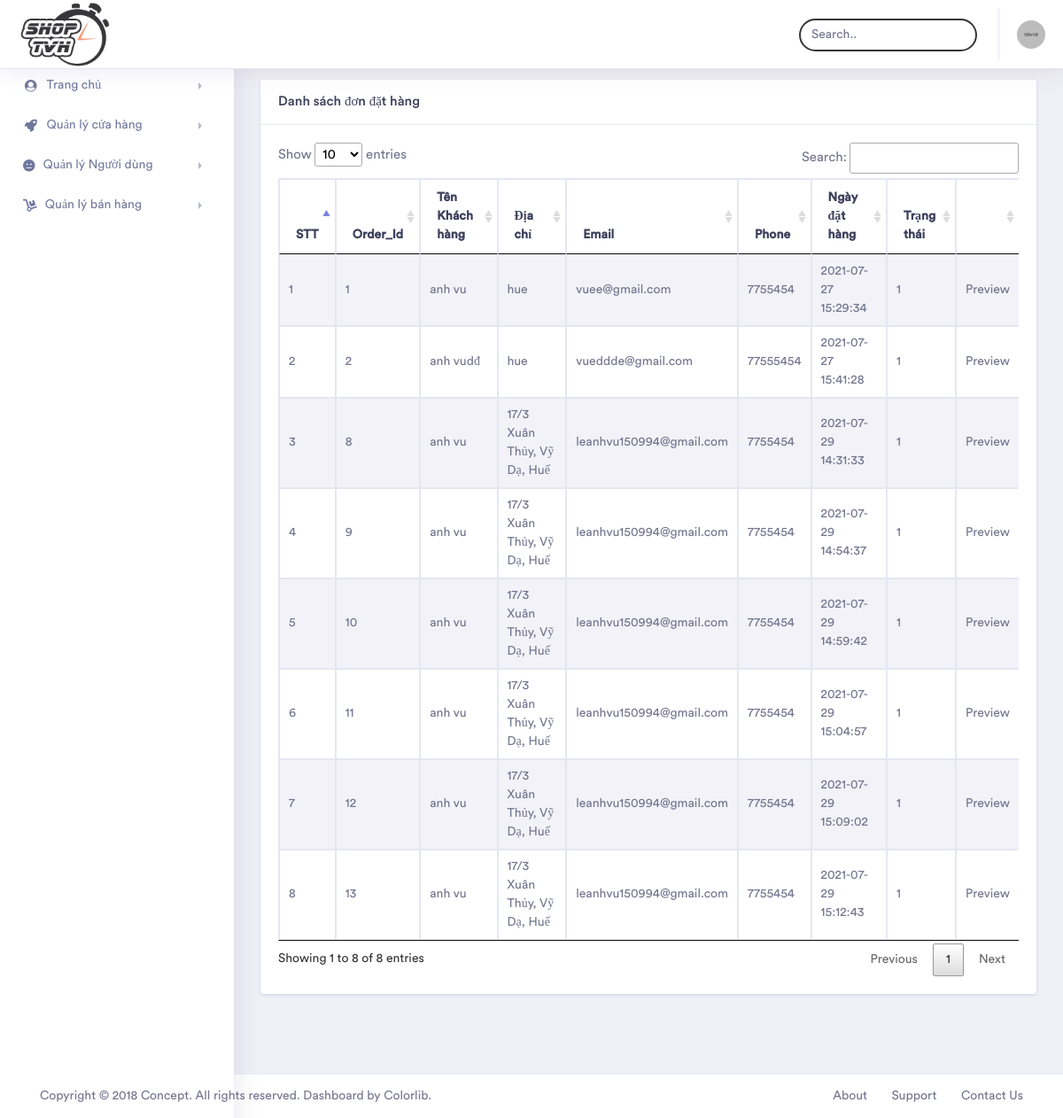
The app's page /admin/index.php?module=listorder (signed in), older data.
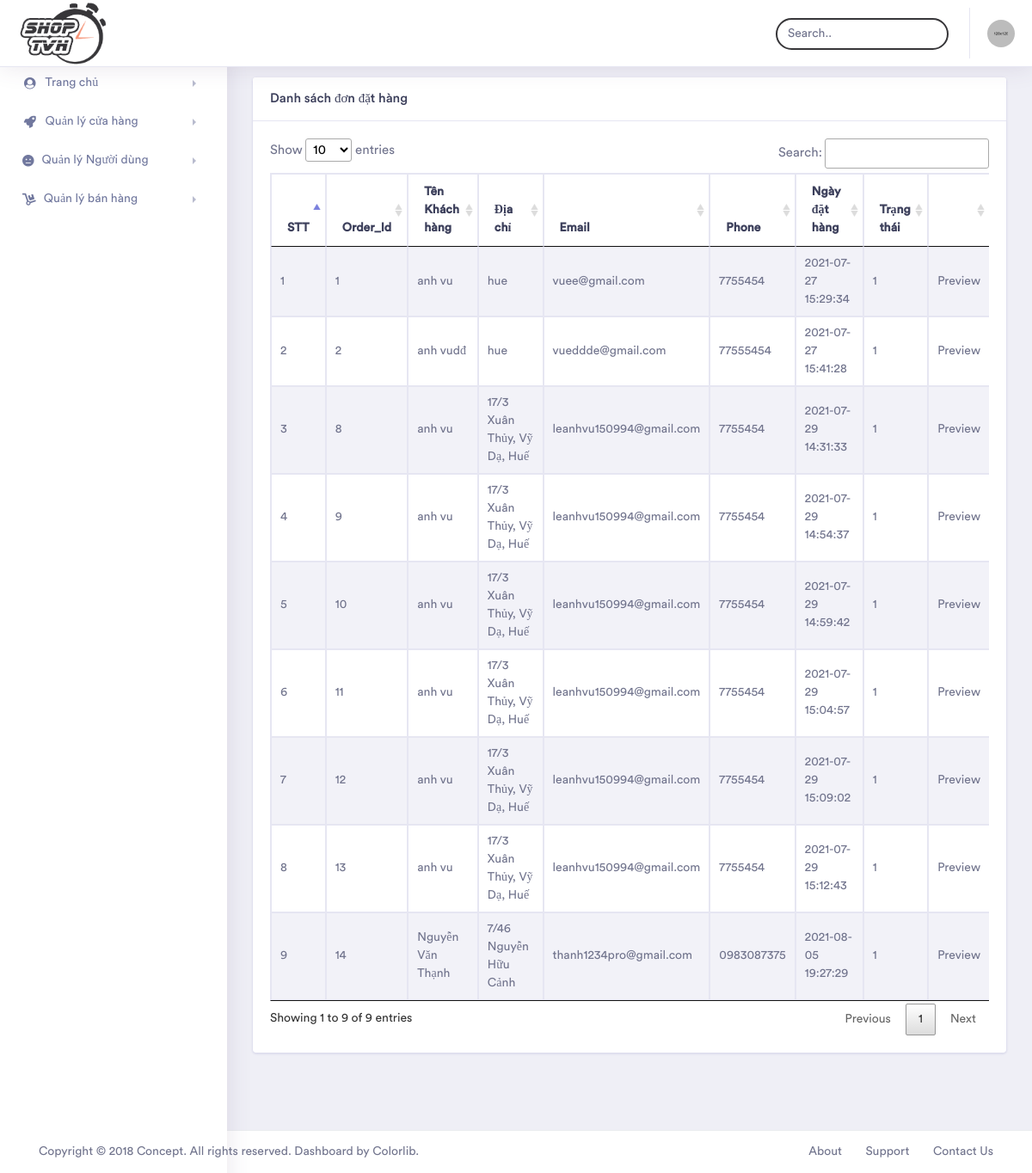
The same page, newer data.
### tables this page shows
CREATE TABLE `bill` (
  `OrderID` int(11) NOT NULL,
  `CustomerID` int(11) NOT NULL,
  `Fullname` varchar(50) NOT NULL,
  `Address` varchar(255) NOT NULL,
  `Phone` varchar(20) NOT NULL,
  `Email` varchar(255) NOT NULL,
  `Status` tinyint(1) NOT NULL,
  `DateCreate` datetime NOT NULL,
  `paymentID` int(11) NOT NULL
);

### admin/modules/listorder.php (the view)
<div class="container-fluid  dashboard-content">
    <div class="row">
        <div class="col-xl-12 col-lg-12 col-md-12 col-sm-12 col-12">
            <div class="card">
                <h5 class="card-header">Danh sách đơn đặt hàng</h5>
                <div class="card-body">
                    <div class="table-responsive">
                        <table id="table_id" class="table table-striped table-bordered first">
                            <thead>
                                <tr>
                                    <th>STT</th>
                                    <th>Order_Id</th>
                                    <th>Tên Khách hàng</th>
                                    <th>Địa chỉ</th>
                                    <th>Email</th>
                                    <th>Phone</th>
                                    <th>Ngày đặt hàng</th>
                                    <th>Trạng thái</th>
                                    <th></th>
                                </tr>
                            </thead>
                            <tbody>
                                <?php
                                $sqlSelect = "SELECT * FROM bill";
                                $result = mysqli_query($conn, $sqlSelect) or die("Lỗi truy vấn");
                                if (mysqli_num_rows($result) > 0) {
                                    $count = 0;
                                    while ($row = mysqli_fetch_assoc($result)) {
                                        $count++;
                                        ?>
                                        <tr>
                                            <td><?php echo $count ?></td>
                                            <td><?php echo $row["OrderID"]; ?></td>
                                            <td><?php echo $row["Fullname"]; ?></td>
                                            <td><?php echo $row["Address"] ?></td>
                                            <td><?php echo $row["Email"] ?></td>
                                            <td><?php echo $row["Phone"] ?></td>
                                            <td><?php echo $row["DateCreate"] ?></td>
                                            <td><?php echo $row["Status"]?></td>
                                            <td><a href="index.php?module=detailorder&id=<?php echo $row["OrderID"] ?>">Preview</a></td>
                                        </tr>
                                    <?php }
                                }
                                ?>
                            </tbody>
                        </table>
                    </div>
                </div>
            </div>
        </div>
    </div>
</div>

Row changes from the older to the newer data that the page shows:
added bill: OrderID "14", Fullname "Nguyễn Văn Thạnh", Address "7/46 Nguyễn Hữu Cảnh", Email "thanh1234pro@gmail.com", Phone "0983087375", DateCreate "2021-08-05 19:27:29", Status "1"
Text that changed along with them:
text written by a page script: "Show entries Search: Showing 1 to 8 of 8 entries Previous 1 Next" → "Show entries Search: Showing 1 to 9 of 9 entries Previous 1 Next"
